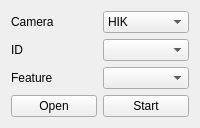
             <widget class="QWidget" name="tab_4">
              <attribute name="title">
               <string>Camera</string>
              </attribute>
              <layout class="QGridLayout" name="gridLayout_3">
               <item row="0" column="0">
                <widget class="QLabel" name="label_10">
                 <property name="sizePolicy">
                  <sizepolicy hsizetype="Fixed" vsizetype="Fixed">
                   <horstretch>0</horstretch>
                   <verstretch>0</verstretch>
                  </sizepolicy>
                 </property>
                 <property name="text">
                  <string>Camera</string>
                 </property>
                </widget>
               </item>
               <item row="0" column="1">
                <widget class="QComboBox" name="combo_box_name_camera">
                 <property name="sizePolicy">
                  <sizepolicy hsizetype="Expanding" vsizetype="Fixed">
                   <horstretch>0</horstretch>
                   <verstretch>0</verstretch>
                  </sizepolicy>
                 </property>
                 <item>
                  <property name="text">
                   <string>HIK</string>
                  </property>
                 </item>
                 <item>
                  <property name="text">
                   <string>Webcam</string>
                  </property>
                 </item>
                 <item>
                  <property name="text">
                   <string>SODA</string>
                  </property>
                 </item>
                </widget>
               </item>
               <item row="1" column="0">
                <widget class="QLabel" name="label_11">
                 <property name="sizePolicy">
                  <sizepolicy hsizetype="Fixed" vsizetype="Fixed">
                   <horstretch>0</horstretch>
                   <verstretch>0</verstretch>
                  </sizepolicy>
                 </property>
                 <property name="text">
                  <string>ID</string>
                 </property>
                </widget>
               </item>
               <item row="1" column="1">
                <widget class="QComboBox" name="combo_box_id_camera">
                 <property name="sizePolicy">
                  <sizepolicy hsizetype="Expanding" vsizetype="Fixed">
                   <horstretch>0</horstretch>
                   <verstretch>0</verstretch>
                  </sizepolicy>
                 </property>
                </widget>
               </item>
               <item row="2" column="0">
                <widget class="QLabel" name="label_12">
                 <property name="sizePolicy">
                  <sizepolicy hsizetype="Fixed" vsizetype="Fixed">
                   <horstretch>0</horstretch>
                   <verstretch>0</verstretch>
                  </sizepolicy>
                 </property>
                 <property name="text">
                  <string>Feature</string>
                 </property>
                </widget>
               </item>
               <item row="2" column="1">
                <widget class="QComboBox" name="combo_box_feature_camera">
                 <property name="sizePolicy">
                  <sizepolicy hsizetype="Expanding" vsizetype="Fixed">
                   <horstretch>0</horstretch>
                   <verstretch>0</verstretch>
                  </sizepolicy>
                 </property>
                </widget>
               </item>
               <item row="3" column="0">
                <widget class="QPushButton" name="but_open_camera_teaching">
                 <property name="sizePolicy">
                  <sizepolicy hsizetype="Expanding" vsizetype="Fixed">
                   <horstretch>0</horstretch>
                   <verstretch>0</verstretch>
                  </sizepolicy>
                 </property>
                 <property name="text">
                  <string>Open</string>
                 </property>
                </widget>
               </item>
               <item row="3" column="1">
                <widget class="QPushButton" name="but_start_camera_teaching">
                 <property name="sizePolicy">
                  <sizepolicy hsizetype="Expanding" vsizetype="Fixed">
                   <horstretch>0</horstretch>
                   <verstretch>0</verstretch>
                  </sizepolicy>
                 </property>
                 <property name="text">
                  <string>Start</string>
                 </property>
                </widget>
               </item>
              </layout>
             </widget>
